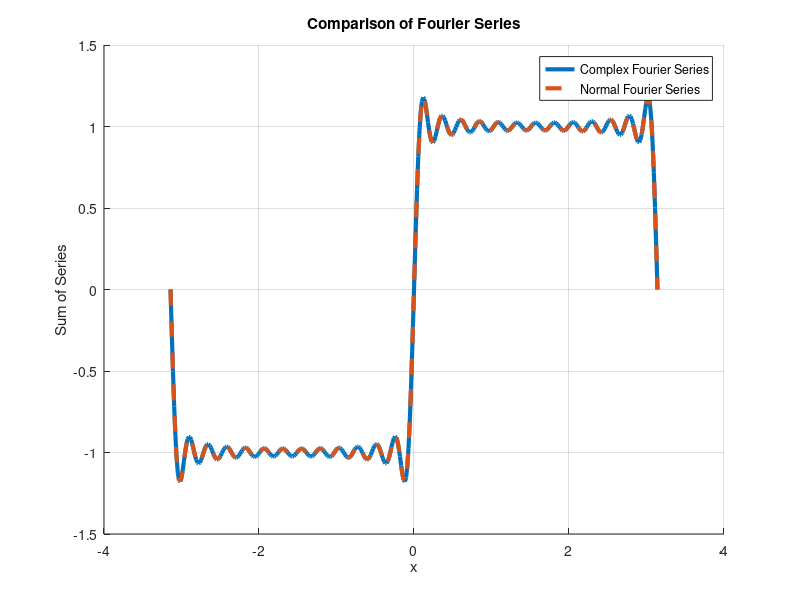
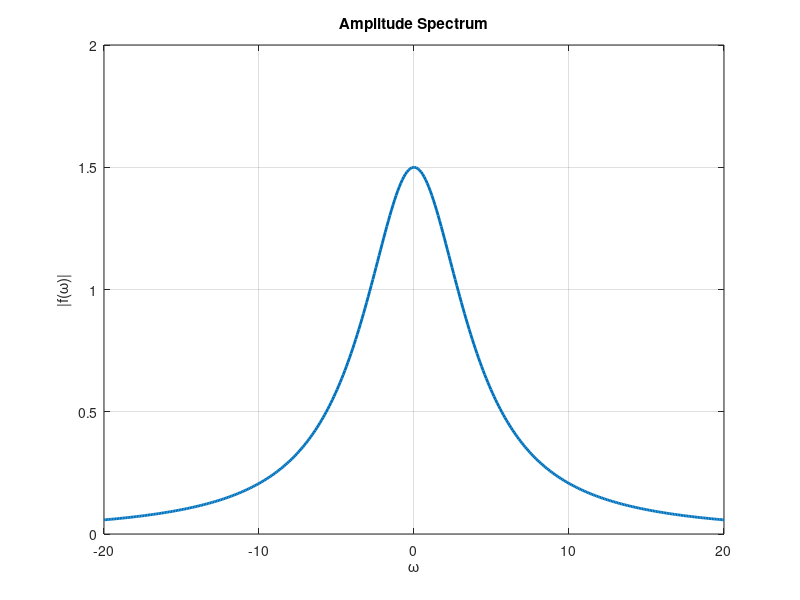
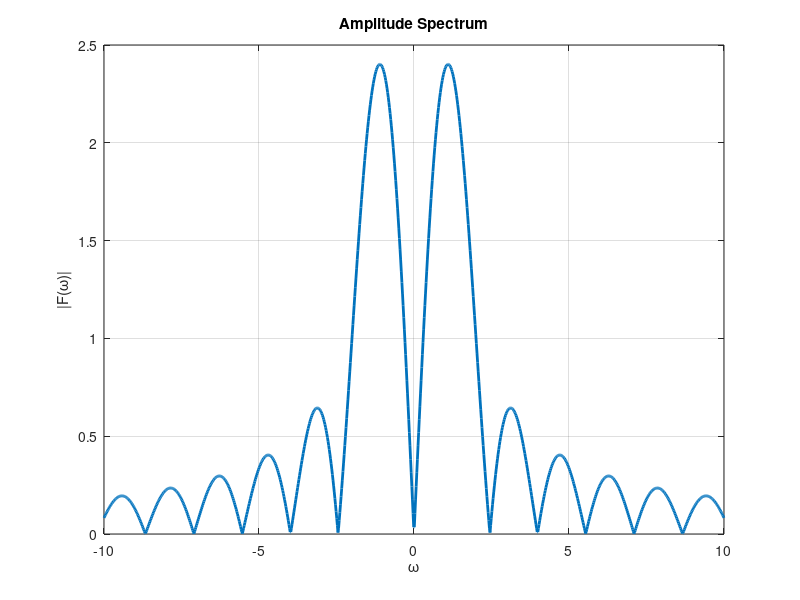

These figures' MATLAB source, in order:
%% Q1

% Clear previous data and figures
clc;
clear;
close all;

% Common Parameters
x = linspace(-pi, pi, 400); % Points to evaluate the series

% First Series: Complex Exponential with Fourier Coefficients
N1 = 25; % Number of terms on each side of zero, excluding zero
sum_series1 = zeros(size(x));
for n = -N1:N1
    if n ~= 0
        term1 = (1 - (-1)^n) / (i * n * pi);
        sum_series1 = sum_series1 + term1 * exp(i * n * x);
    end
end

% Second Series: Sine Series %
sum_series2 = zeros(size(x));
for n = 1:N1
    sum_series2 = sum_series2 + (2 / (n * pi)) * (1 - (-1)^n) * sin(n * x);
end

% Plotting both series on the same graph
figure;
hold on;
plot(x, real(sum_series1), 'LineWidth', 3, 'DisplayName', 'Complex Fourier Series');
plot(x, sum_series2, '--', 'LineWidth', 3, 'DisplayName', 'Normal Fourier Series');
hold off;
title('Comparison of Fourier Series');
xlabel('x');
ylabel('Sum of Series');
legend show;
grid on;

%% 4A Cos
% Define the original function and Fourier cosine transform in compact form
f_original = @(x) exp(-2*x) .* cos(x);
A_cosine = @(omega) (4/pi) * (5 + omega.^2) ./ (25 + 6*omega.^2 + omega.^4);
A_integral = @(omega) (2/pi) * ((omega.^2 + 5) ./ (omega.^4 + 10*omega.^2 + 21));

% Fourier cosine integral approximation
f_fourier = @(x) integral(@(omega) A_cosine(omega) .* cos(omega * x), 0, Inf);

% Compute the original function and Fourier approximation for a specific x
x_val = 1;
f_val_original = f_original(x_val);
f_val_fourier = f_fourier(x_val);

% Compute the second integral with a finite upper bound for omega
omega_max = 100;
result_integral = integral(@(omega) A_integral(omega) .* cos(omega * x_val), 0, omega_max);

% Display the results
fprintf('Original function value at x = %f: %f\n', x_val, f_val_original);
fprintf('Fourier cosine integral approximation at x = %f: %f\n', x_val, f_val_fourier);
fprintf('Solution integral for x = %f is %f\n', x_val, result_integral);

%% 
% Set x value and omega upper limit
x_val = 1;          % You can vary this value
omega_max = 100000; % Upper limit for omega

% Define the sine transform A_s(omega) and A(omega)
A_s = @(omega) (2*omega/pi) .* ((3 + omega.^2) ./ (25 + 6*omega.^2 + omega.^4));
A = @(omega) (2/pi) * ((omega.^3 + 1) ./ (omega.^4 + 10*omega.^2 + 21));

% Compute the sine integrals numerically
result_A_s = integral(@(omega) A_s(omega) .* sin(omega * x_val), 0, omega_max);
result_A = integral(@(omega) A(omega) .* sin(omega * x_val), 0, omega_max);

% Define the original function f(x) = e^(-2x) * cos(x)
f_original = @(x) exp(-2*x) .* cos(x);
f_val_original = f_original(x_val);  % Compute the original function at x_val

% Display the results
fprintf('Sine integral (A_s) approximation at x = %f: %f\n', x_val, result_A_s);
fprintf('Sine integral (Solution) approximation at x = %f: %f\n', x_val, result_A);
fprintf('Original function value at x = %f: %f\n', x_val, f_val_original);

%% 
% Define the frequency range
omega = linspace(-20, 20, 400);

% Define the amplitude spectrum function
amplitude_spectrum = 24 ./ (16 + omega.^2);

% Plot the amplitude spectrum
figure;
plot(omega, amplitude_spectrum, 'LineWidth', 2);
title('Amplitude Spectrum');
xlabel('\omega');
ylabel('|f(\omega)|');
grid on;

%% 
% Define constants
k = 2; % You can change this value depending on the problem context

% Define frequency range
omega = linspace(-10, 10, 1000); % Frequency values from -10 to 10

% Compute the expression for the imaginary part
numerator1 = sin(k * (omega + 1));
numerator2 = sin(k * (omega - 1));
denominator1 = omega + 1;
denominator2 = omega - 1;

% Avoid division by zero
denominator1(denominator1 == 0) = eps; % Replace zero values with a small value eps
denominator2(denominator2 == 0) = eps; % Same here

% Compute the imaginary part
imaginary_part = (numerator1 ./ denominator1) - (numerator2 ./ denominator2);

% Compute the amplitude spectrum (absolute value of imaginary part)
amplitude_spectrum = abs(imaginary_part);

% Plot the amplitude spectrum
figure;
plot(omega, amplitude_spectrum, 'LineWidth', 2);
xlabel('\omega');
ylabel('|F(\omega)|');
title('Amplitude Spectrum');
grid on;

%% 
%% 
% Set x value and omega upper limit
x_val = 0.5;          % You can vary this value
omega_max = 100000; % Upper limit for omega

% Define the first function A_s(omega) based on the provided integral form
A_s = @(omega) (16/pi) * (omega ./ (omega.^2 + 16).^2);

% Compute the sine transform numerically for A_s
result_A_s = integral(@(omega) A_s(omega) .* sin(omega * x_val), 0, omega_max);

% Define the original function f(x) = x * e^(-4|x|)
f_original = @(x) x .* exp(-4 * abs(x));
f_val_original = f_original(x_val);  % Compute the original function at x_val

% Display the results
fprintf('Sine integral (A_s) approximation at x = %f: %f\n', x_val, result_A_s);
fprintf('Original function value at x = %f: %f\n', x_val, f_val_original);

% Check if they are approximately equal
if abs(result_A_s - f_val_original) < 1e-6
    fprintf('The two expressions are approximately equal at x = %f.\n', x_val);
else
    fprintf('The two expressions are NOT equal at x = %f.\n', x_val);
end